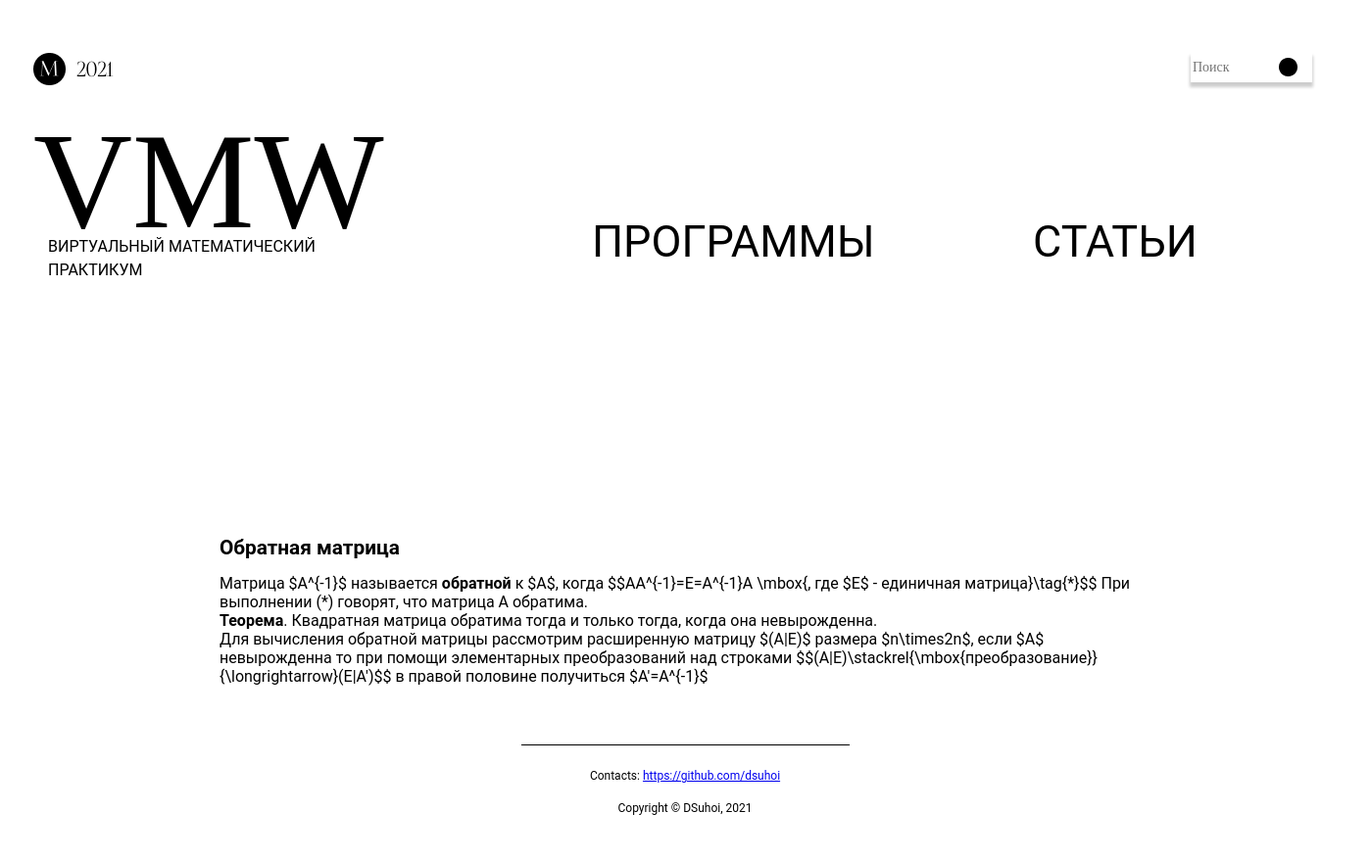
Before: /post/15 with the older database file.
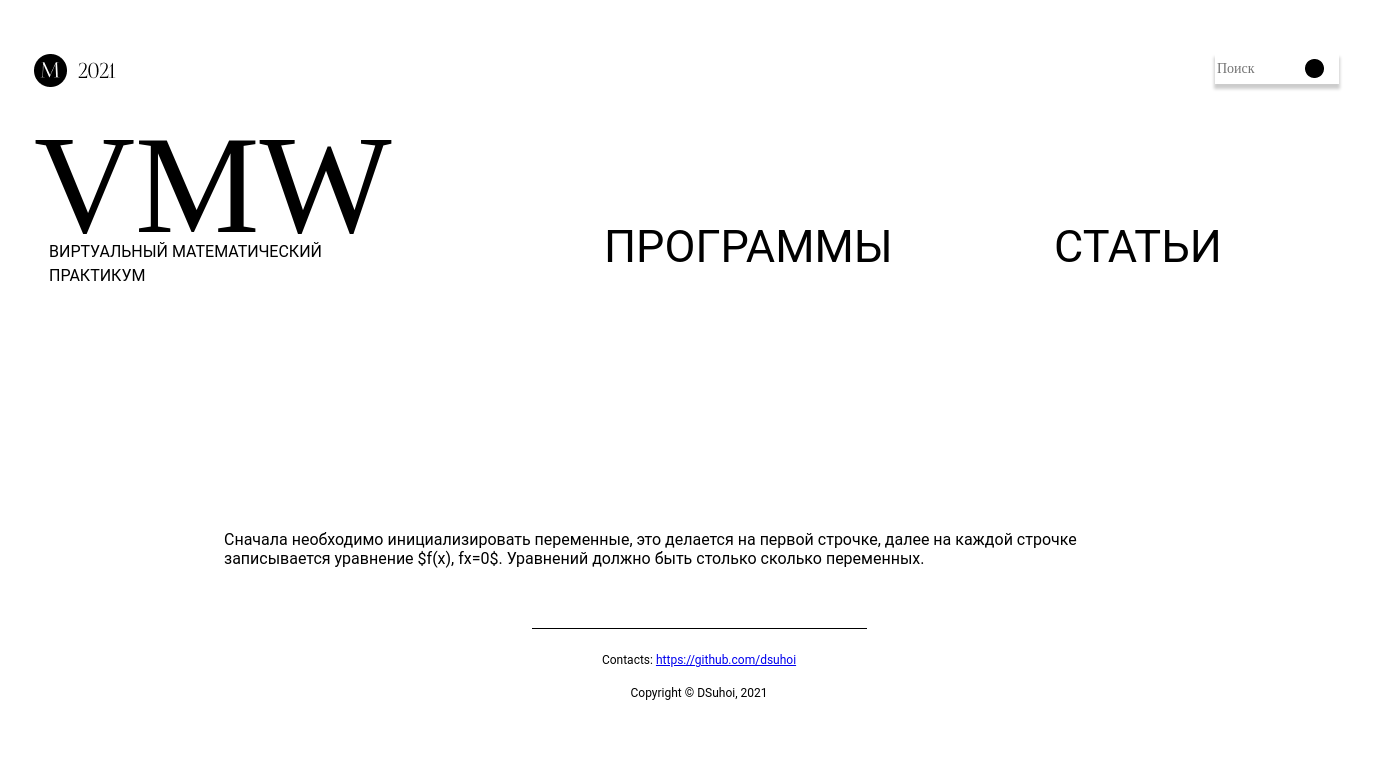
After: the same page with the newer database file.
### app/models.py (models this page shows, shortened)
class Articles(db.Model):
    id = db.Column(db.Integer(), nullable=False, primary_key=True)
    title = db.Column(db.Text(), nullable=False)
    chapter = db.Column(db.Text(), nullable=False)
    content = db.Column(db.Text(), nullable=False, default="Текст")

### app/post/views.py (the view)
@post.route("/<post_id>")
def page(post_id):
    articles = Articles.query
    return render_template("page.html", data=articles.get(post_id))

### app/templates/page.html (shortened to what this page needs)
{% extends "base.html" %}
{% block text %}
<article>
    {{data.content |safe }}
</article>
{%endblock %}

### app/templates/base.html (shortened to what this page needs)
<!DOCTYPE html>
<html>
    <head>
        <link href="{{ url_for('static', filename='css/style.css') }}"
          rel="stylesheet"  type="text/css">
    </head>
    <body>
        <main>
            <header>
                <div class="container">
                    <div class="header_inner">
                        <div class="logo">
                            <a href="{{ url_for('main.index') }}"><img src="{{ url_for('static',filename='img/Group 2.png') }}"></a>
                        </div>
                        <div class="search">
                            <div class="search_box">
                                <div class="btn">
                                    <img src="{{ url_for('static',filename='img/search_box.png') }}">
                                </div>
                                <input type="text" class="input" placeholder="Поиск">
                            </div>
                        </div>
                    </div>
                </div>
            </header>
            <div class="header1">
                <section class="banner">
                    <div class="text">
                        <p class="w">VMW</p>
                        <p class="v">ВИРТУАЛЬНЫЙ МАТЕМАТИЧЕСКИЙ ПРАКТИКУМ</p>
                    </div>
                </section>
                <nav class="menu">
                    <ul class="menu_list">
                        <li><a class="menu_link" href="{{ url_for('programs.index') }}">Программы</a>
                            </li>
                            <li><a class="menu_link" href="{{ url_for('post.index') }}">Статьи</a>
                            </li>
                        </ul>
                </nav>
            </div>
                    {% block text %}{% endblock %}
            <div class="footer">
                <footer>
                        <p class="foot">Contacts: <a href="https://github.com/dsuhoi">
                            https://github.com/dsuhoi</a></p>
                        <p>Copyright © DSuhoi, 2021</p>
                </footer>
            </div>
        </main>
    </body>
</html>

### app/static/css/style.css (style rules this page uses)
body { margin: 0; font-family: "FoglihtenNo06", "Roboto", sans-serif; color: #000000; }
.container { box-sizing: border-box; margin-top: 45px; height: 80px; text-align: center; align-items: center; width: 100%; max-width: 1330px; margin: 0 auto; }
.header_inner { text-align: center; display: flex; justify-content: space-between; padding: 54px 0; }
.search { width: 174px; }
.search .search_box { text-align: center; margin: 0 auto; position: relative; width: 174px; height: 28px; }
.input { border: 0; outline: none; font-family: "FoglihtenNo06"; font-size: 14px; color: #000; box-shadow: 0px 4px 3px 1px rgba(0, 0, 0, 0.2); }
.search .search_box .input { top: 0; left: 5px; width: 120px; height: 100%; }
.search .search_box .btn { position: absolute; top: 5px; right: 40px; height: 26; }
.header1 { width: 100%; max-width: 1330px; height: 450px; margin: 0 auto; display: flex; }
.banner { position: static; top: -20px; max-width: 440px; margin: 0px 0px 0px 0px; }
.w { margin-top: -90px; margin: 0; font-family: "FoglihtenNo06"; font-size: 140px; }
.v { margin-top: -50px; margin-left: 15px; }
.menu { height: 250px; margin-left: 150px; margin-top: 140px; width: 800px; }
.menu a { text-decoration: none; }
.menu li { list-style: none; }
.menu_list { width: 840px; margin: 0; display: flex; justify-content: space-between; }
.menu_list > li { width: 390px; font-size: 45px; }
.menu_link { text-transform: uppercase; justify-content: space-around; color: #000; }
article { background-color: #fff; width: 100%; max-width: 950px; margin: 0 auto; margin-bottom: 60px; }
article:after, #main:after { clear: both; display: table; content: ""; }
article p, main p { line-height: 150%; margin-bottom: 15px; }
.foot { line-height: -1.1; }
.footer { width: 100%; max-width: 315px; margin: 0 auto; margin-top: 60px; border-top: 1px solid #000; font-size: 12px; text-align: center; padding: 10px 10px 30px 10px; }

Changed rows visible on the page:
changed Articles: content "Обратная матрица Матрица $A^{-1}$ называется обратной к $A$, когда $$AA^{-1}=E=A^{-1}A \\mbox{, где $E$ - единичная матрица}\\tag{*}$$ При выполнении (*) говорят, что матрица A обратима. Теорема . Квадратная матрица обратима тогда и только тогда, когда она невырожденна. Для вычисления обратной матрицы рассмотрим расширенную матрицу $(A|E)$ размера $n\\times2n$, если $A$ невырожденна то при помощи элементарных преобразований над строками $$(A|E)\\stackrel{\\mbox{преобразование}}{\\longrightarrow}(E|A')$$ в правой половине получиться $A'=A^{-1}$" → "Сначала необходимо инициализировать переменные, это делается на первой строчке, далее на каждой строчке записывается уравнение $f(x), fx=0$. Уравнений должно быть столько сколько переменных."
